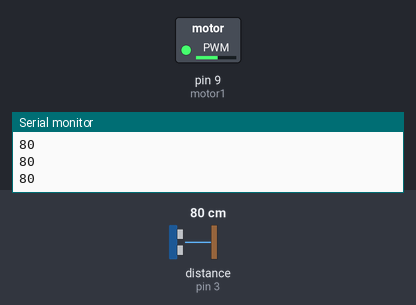
Simulated run of this sketch. Board: Arduino Uno, built with avr-gcc and run on an emulated ATmega328P. Parts: switched loads named in the sketch (green lamp = pin HIGH), the last lines printed to the serial monitor. Inputs (shaded band) come from the test bench; at power-on: distance to the obstacle (sensor on pin 3) 80 cm. The echo pulse lasts 58.3 µs per cm.

Above: at 1.2 s.
1.3 s: distance to the obstacle (sensor on pin 3) set to 2 cm
At 1.7 s:
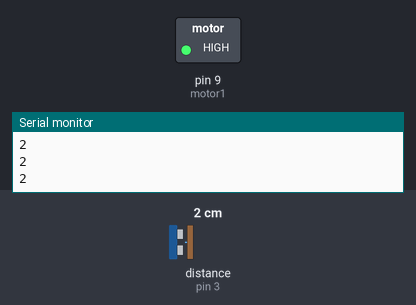
2.8 s: distance to the obstacle (sensor on pin 3) set to 120 cm
At 3.4 s:
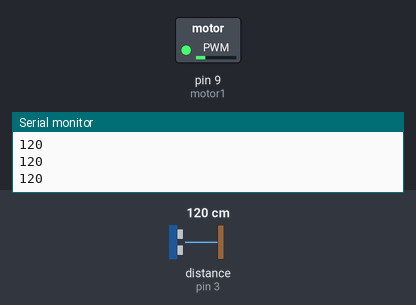
4.3 s: distance to the obstacle (sensor on pin 3) set to 4 cm
At 5.6 s:
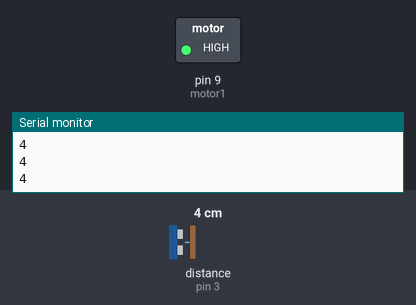
Timing chart, 0 to 7.3 s (numbered marks = the images above; inputs shaded):
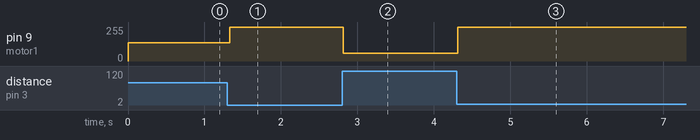

Measured:
- after the input at 1.3 s, pin 9 (motor1): 138/255 → 255/255 at once
- after the input at 2.8 s, pin 9 (motor1): 255/255 → 59/255 at once
- after the input at 4.3 s, pin 9 (motor1): 59/255 → 255/255 at once

The sketch:

tec_assistiva_chapeu.ino
```cpp
//Leitura de distância com o sensor HC-SR04
#include <Ultrasonic.h>
#define trig1 2
#define echo1 3
#define motor1 9
const long mindist = 20;
const long trigdist = 150;
const long maxdist = 400;
long dist1;
long v1; //valor para pwm do motor 1
Ultrasonic ultrassom1(trig1,echo1); // define o nome do sensor(ultrassom)

// Esta função "setup" roda uma vez quando a placa e ligada ou resetada
void setup() {
   pinMode(motor1,OUTPUT);
   Serial.begin(9600);
 }

// Função que se repete infinitamente quando a placa é ligada
void loop() {
   dist1 = ultrassom1.distanceRead();// ultrassom.distanceRead() retorna a distancia em centímetros
   Serial.println(dist1);

  //Restringe a distância ao intervalo determinado
   if(dist1 < mindist && dist1 > 3){dist1 = mindist;}
   if(dist1 > maxdist){dist1 = maxdist;}

  //Define intensidade de vibração dos motores de acordo com a distância
    if(dist1 <= trigdist){
      v1 = map(dist1, mindist, trigdist, 255, 0);
      analogWrite(motor1,v1);
  }
  delay(50);
}
```
